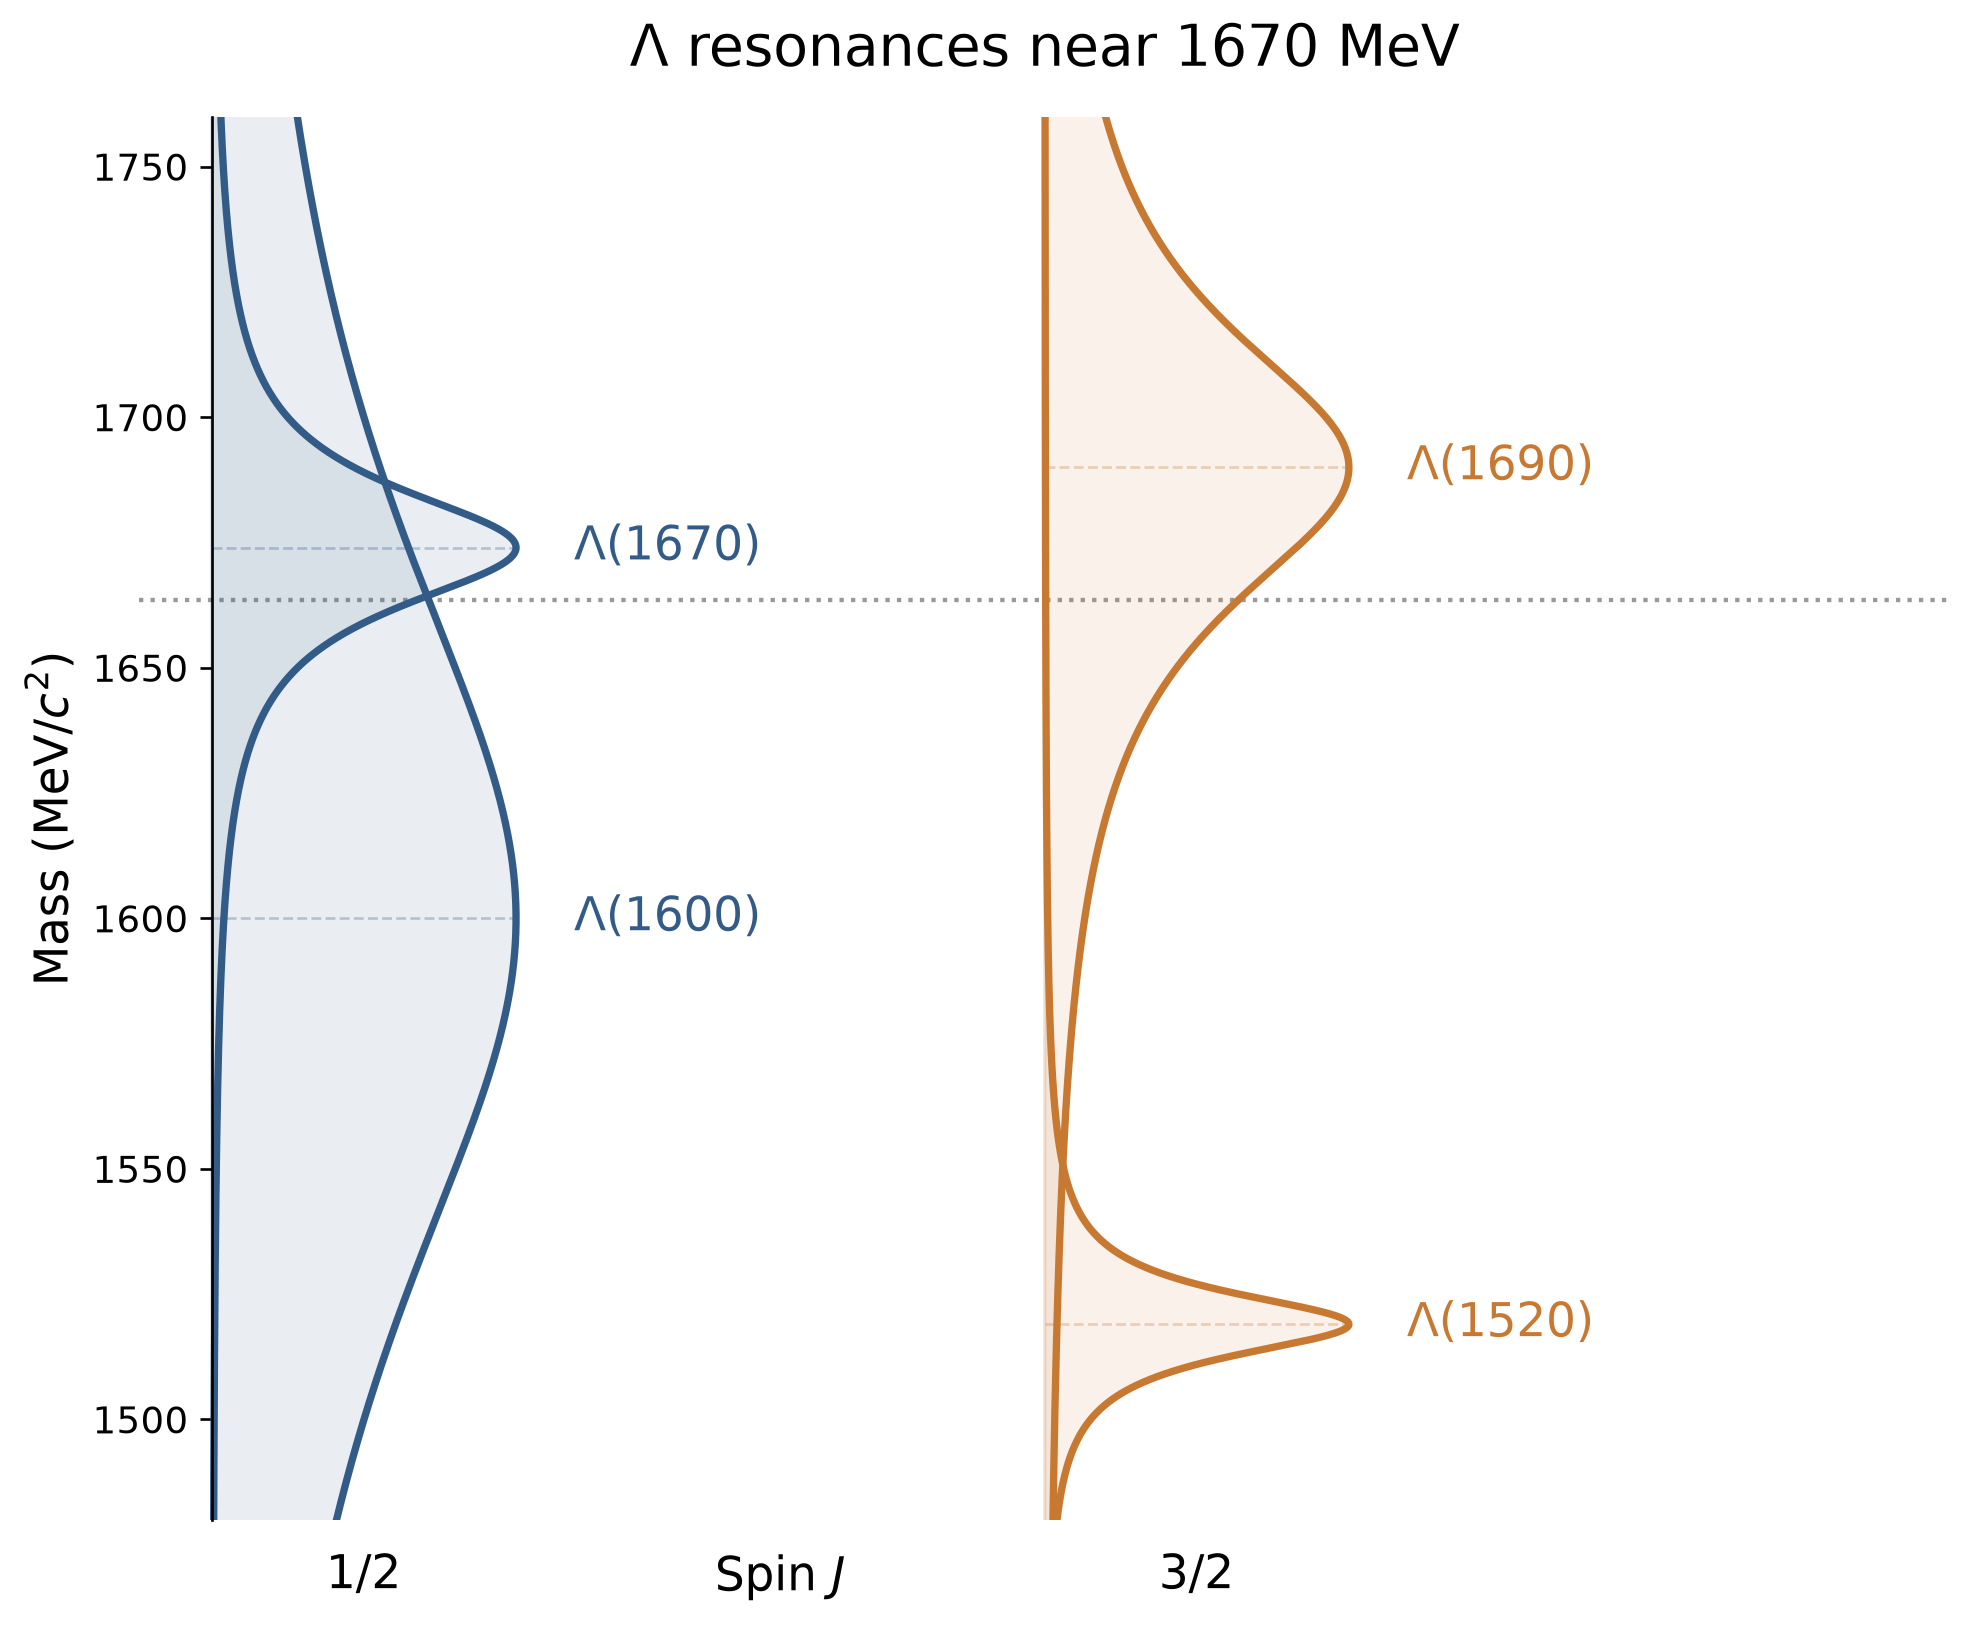

The script that saved this image:
import numpy as np
import matplotlib.pyplot as plt
from pathlib import Path

# Approximate central values from PDG 2024 summary tables.
# Widths are FULL widths Gamma (FWHM), not Gaussian sigma.
resonances = [
    (r'$\Lambda(1520)$', r'$3/2^-$', 1519, 16),
    (r'$\Lambda(1600)$', r'$1/2^+$', 1600, 200),
    (r'$\Lambda(1670)$', r'$1/2^-$', 1674, 30),
    (r'$\Lambda(1690)$', r'$3/2^-$', 1690, 70),
]

# Non-relativistic, constant-width Breit-Wigner (Lorentzian).
# Equal peak amplitudes in separate spin columns; vertical axis is mass.
def breit_wigner(m, m0, gamma):
    return (gamma / 2)**2 / ((m - m0)**2 + (gamma / 2)**2)

fig, ax = plt.subplots(figsize=(9.2, 7.4))
fig.patch.set_facecolor('white')
ax.set_facecolor('white')
m = np.linspace(1450, 1800, 2500)
amplitude = 0.42
spin_bases = {'1/2': 0.10, '3/2': 1.25}

for name, jp, m0, gamma in resonances:
    spin = '1/2' if '1/2' in jp else '3/2'
    x_base = spin_bases[spin]
    highlight = '#335b88' if spin == '1/2' else '#c77932'
    intensity = breit_wigner(m, m0, gamma)
    x = x_base + amplitude * intensity
    ax.plot(x, m, lw=2.2, color=highlight)
    ax.fill_betweenx(m, x_base, x, color=highlight, alpha=0.10)
    ax.plot([x_base, x_base + amplitude], [m0, m0], color=highlight,
            alpha=0.30, lw=0.8, ls='--')
    ax.text(x_base + 0.50, m0, name, va='center', fontsize=14,
            color=highlight)

ax.axhline(1663.5, ls=':', lw=1.3, color='#999999', zorder=0)
ax.set_ylim(1480, 1760)
ax.set_xlim(0, 2.50)
ax.set_xticks([base + amplitude / 2 for base in spin_bases.values()],
              [r'$1/2$', r'$3/2$'], fontsize=14)
ax.set_xlabel(r'Spin $J$', fontsize=14)
spin_label_x = np.mean(list(spin_bases.values())) + amplitude / 2
ax.xaxis.set_label_coords(spin_label_x, -0.025, transform=ax.get_xaxis_transform())
ax.set_ylabel(r'Mass (MeV/$c^2$)', fontsize=14)
ax.set_title(r'$\Lambda$ resonances near 1670 MeV', fontsize=17, pad=15)
ax.spines[['top', 'right', 'bottom']].set_visible(False)
ax.spines['left'].set_position(('data', 0.10))
ax.tick_params(axis='x', length=0, pad=10)
ax.tick_params(axis='y', labelsize=11)
fig.subplots_adjust(left=0.15, right=0.97, top=0.91, bottom=0.12)
output_dir = Path(__file__).resolve().parent
fig.savefig(output_dir / 'lambda_breit_wigner.png', dpi=240, bbox_inches='tight')
fig.savefig(output_dir / 'lambda_breit_wigner.svg', bbox_inches='tight')
plt.show()
